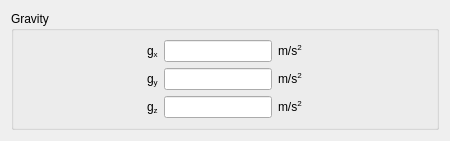
<?xml version="1.0" encoding="UTF-8"?>
<ui version="4.0">
 <class>BodyForcesForm</class>
 <widget class="QWidget" name="BodyForcesForm">
  <property name="geometry">
   <rect>
    <x>0</x>
    <y>0</y>
    <width>450</width>
    <height>130</height>
   </rect>
  </property>
  <property name="minimumSize">
   <size>
    <width>0</width>
    <height>0</height>
   </size>
  </property>
  <property name="windowTitle">
   <string>Form</string>
  </property>
  <property name="layoutDirection">
   <enum>Qt::LeftToRight</enum>
  </property>
  <property name="autoFillBackground">
   <bool>false</bool>
  </property>
  <layout class="QGridLayout">
   <item row="0" column="0">
    <widget class="QGroupBox" name="groupBox">
     <property name="sizePolicy">
      <sizepolicy hsizetype="Preferred" vsizetype="Preferred">
       <horstretch>0</horstretch>
       <verstretch>0</verstretch>
      </sizepolicy>
     </property>
     <property name="font">
      <font>
       <weight>50</weight>
       <italic>false</italic>
       <bold>false</bold>
      </font>
     </property>
     <property name="title">
      <string>Gravity</string>
     </property>
     <layout class="QGridLayout">
      <item row="0" column="0">
       <layout class="QHBoxLayout">
        <item>
         <spacer>
          <property name="orientation">
           <enum>Qt::Horizontal</enum>
          </property>
          <property name="sizeHint" stdset="0">
           <size>
            <width>40</width>
            <height>22</height>
           </size>
          </property>
         </spacer>
        </item>
        <item>
         <layout class="QGridLayout">
          <item row="0" column="0">
           <widget class="QLabel" name="labelX">
            <property name="font">
             <font>
              <weight>50</weight>
              <italic>false</italic>
              <bold>false</bold>
             </font>
            </property>
            <property name="text">
             <string>g&lt;sub&gt;x&lt;/sub</string>
            </property>
           </widget>
          </item>
          <item row="0" column="1">
           <widget class="QLineEdit" name="lineEditX">
            <property name="toolTip">
             <string>Code_Saturne key word: GX</string>
            </property>
           </widget>
          </item>
          <item row="0" column="2">
           <widget class="QLabel" name="labelUnitX">
            <property name="font">
             <font>
              <weight>50</weight>
              <italic>false</italic>
              <bold>false</bold>
             </font>
            </property>
            <property name="text">
             <string>m/s&lt;sup&gt;2&lt;/sup&gt;</string>
            </property>
           </widget>
          </item>
          <item row="1" column="0">
           <widget class="QLabel" name="labelY">
            <property name="font">
             <font>
              <weight>50</weight>
              <italic>false</italic>
              <bold>false</bold>
             </font>
            </property>
            <property name="text">
             <string>g&lt;sub&gt;y&lt;/sub</string>
            </property>
           </widget>
          </item>
          <item row="1" column="1">
           <widget class="QLineEdit" name="lineEditY">
            <property name="toolTip">
             <string>Code_Saturne key word: GY</string>
            </property>
           </widget>
          </item>
          <item row="1" column="2">
           <widget class="QLabel" name="labelUnitY">
            <property name="font">
             <font>
              <weight>50</weight>
              <italic>false</italic>
              <bold>false</bold>
             </font>
            </property>
            <property name="text">
             <string>m/s&lt;sup&gt;2&lt;/sup&gt;</string>
            </property>
           </widget>
          </item>
          <item row="2" column="0">
           <widget class="QLabel" name="labelZ">
            <property name="font">
             <font>
              <weight>50</weight>
              <italic>false</italic>
              <bold>false</bold>
             </font>
            </property>
            <property name="text">
             <string>g&lt;sub&gt;z&lt;/sub</string>
            </property>
           </widget>
          </item>
          <item row="2" column="1">
           <widget class="QLineEdit" name="lineEditZ">
            <property name="toolTip">
             <string>Code_Saturne key word: GZ</string>
            </property>
           </widget>
          </item>
          <item row="2" column="2">
           <widget class="QLabel" name="labelUnitZ">
            <property name="font">
             <font>
              <weight>50</weight>
              <italic>false</italic>
              <bold>false</bold>
             </font>
            </property>
            <property name="text">
             <string>m/s&lt;sup&gt;2&lt;/sup&gt;</string>
            </property>
           </widget>
          </item>
         </layout>
        </item>
        <item>
         <spacer>
          <property name="orientation">
           <enum>Qt::Horizontal</enum>
          </property>
          <property name="sizeHint" stdset="0">
           <size>
            <width>40</width>
            <height>22</height>
           </size>
          </property>
         </spacer>
        </item>
       </layout>
      </item>
     </layout>
    </widget>
   </item>
   <item row="1" column="0">
    <spacer>
     <property name="orientation">
      <enum>Qt::Vertical</enum>
     </property>
     <property name="sizeHint" stdset="0">
      <size>
       <width>21</width>
       <height>16</height>
      </size>
     </property>
    </spacer>
   </item>
  </layout>
 </widget>
 <resources/>
 <connections/>
</ui>
